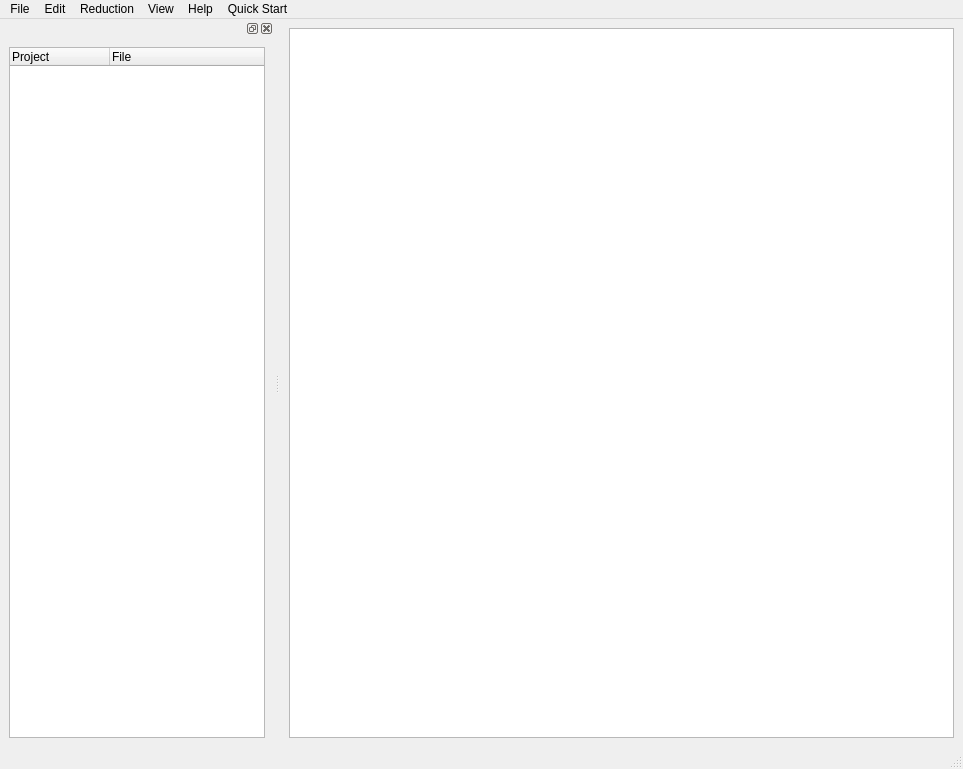
<?xml version="1.0" encoding="UTF-8"?>
<ui version="4.0">
 <class>MainWindow</class>
 <widget class="QMainWindow" name="MainWindow">
  <property name="geometry">
   <rect>
    <x>0</x>
    <y>0</y>
    <width>963</width>
    <height>769</height>
   </rect>
  </property>
  <property name="windowTitle">
   <string>MainWindow</string>
  </property>
  <widget class="QWidget" name="centralwidget">
   <layout class="QGridLayout" name="gridLayout_2">
    <item row="0" column="0">
     <widget class="QTableWidget" name="tableWidget_generalInfo"/>
    </item>
   </layout>
  </widget>
  <widget class="QMenuBar" name="menubar">
   <property name="geometry">
    <rect>
     <x>0</x>
     <y>0</y>
     <width>963</width>
     <height>25</height>
    </rect>
   </property>
   <widget class="QMenu" name="menuVDrive_2_0">
    <property name="title">
     <string>File</string>
    </property>
    <addaction name="actionFile_New"/>
    <addaction name="action_OpenProject"/>
    <addaction name="actionClose"/>
    <addaction name="separator"/>
    <addaction name="action_SaveProject"/>
    <addaction name="actionSave_As"/>
    <addaction name="separator"/>
    <addaction name="actionQuit"/>
    <addaction name="separator"/>
   </widget>
   <widget class="QMenu" name="menuEdit">
    <property name="title">
     <string>Edit</string>
    </property>
   </widget>
   <widget class="QMenu" name="menuReduction">
    <property name="title">
     <string>Reduction</string>
    </property>
    <addaction name="actionReduction_NewSetup"/>
    <addaction name="actionReset"/>
    <addaction name="separator"/>
    <addaction name="actionLoad_Setup"/>
    <addaction name="actionSave_Setup"/>
    <addaction name="separator"/>
    <addaction name="actionAdd_Runs"/>
    <addaction name="actionDelete_Runs"/>
   </widget>
   <widget class="QMenu" name="menuHelp">
    <property name="title">
     <string>Help</string>
    </property>
   </widget>
   <widget class="QMenu" name="menuView">
    <property name="title">
     <string>View</string>
    </property>
    <addaction name="actionLog_Window"/>
    <addaction name="actionView_OpenPlot"/>
   </widget>
   <widget class="QMenu" name="menuQuick_Start">
    <property name="title">
     <string>Quick Start</string>
    </property>
    <addaction name="actionStart_New_Project"/>
   </widget>
   <addaction name="menuVDrive_2_0"/>
   <addaction name="menuEdit"/>
   <addaction name="menuReduction"/>
   <addaction name="menuView"/>
   <addaction name="menuHelp"/>
   <addaction name="menuQuick_Start"/>
  </widget>
  <widget class="QStatusBar" name="statusbar"/>
  <widget class="QDockWidget" name="dock_">
   <attribute name="dockWidgetArea">
    <number>1</number>
   </attribute>
   <widget class="QWidget" name="dockWidgetContents">
    <layout class="QGridLayout" name="gridLayout">
     <item row="0" column="0">
      <layout class="QHBoxLayout" name="horizontalLayout">
       <item>
        <widget class="QTreeWidget" name="treeWidget_Project">
         <column>
          <property name="text">
           <string>Project</string>
          </property>
         </column>
         <column>
          <property name="text">
           <string>File</string>
          </property>
         </column>
        </widget>
       </item>
      </layout>
     </item>
    </layout>
   </widget>
  </widget>
  <action name="action_OpenProject">
   <property name="text">
    <string>Open</string>
   </property>
   <property name="shortcut">
    <string>Ctrl+O</string>
   </property>
  </action>
  <action name="actionClose">
   <property name="text">
    <string>Close</string>
   </property>
   <property name="shortcut">
    <string>Ctrl+W</string>
   </property>
  </action>
  <action name="action_SaveProject">
   <property name="text">
    <string>Save</string>
   </property>
   <property name="shortcut">
    <string>Ctrl+S</string>
   </property>
  </action>
  <action name="actionSave_As">
   <property name="text">
    <string>Save As...</string>
   </property>
   <property name="shortcut">
    <string>Ctrl+Shift+S</string>
   </property>
  </action>
  <action name="actionQuit">
   <property name="text">
    <string>Quit</string>
   </property>
   <property name="shortcut">
    <string>Ctrl+Q</string>
   </property>
  </action>
  <action name="actionNewReduction">
   <property name="text">
    <string>New</string>
   </property>
  </action>
  <action name="actionSave_Setup">
   <property name="text">
    <string>Save Setup</string>
   </property>
  </action>
  <action name="actionFile_New_Reduction">
   <property name="text">
    <string>Reduction Project</string>
   </property>
   <property name="toolTip">
    <string>New a Reduction Project</string>
   </property>
   <property name="shortcut">
    <string>Ctrl+N</string>
   </property>
  </action>
  <action name="actionAnalysis_Project">
   <property name="text">
    <string>Analysis Project</string>
   </property>
  </action>
  <action name="actionReduction_NewSetup">
   <property name="text">
    <string>Open Setup</string>
   </property>
   <property name="shortcut">
    <string>Ctrl+Shift+R</string>
   </property>
  </action>
  <action name="actionDelete">
   <property name="text">
    <string>Delete</string>
   </property>
  </action>
  <action name="actionLoad_Setup">
   <property name="text">
    <string>Load Setup</string>
   </property>
  </action>
  <action name="actionReset">
   <property name="text">
    <string>Reset</string>
   </property>
  </action>
  <action name="actionLog_Window">
   <property name="checkable">
    <bool>true</bool>
   </property>
   <property name="text">
    <string>Log Window</string>
   </property>
   <property name="shortcut">
    <string>Ctrl+L</string>
   </property>
  </action>
  <action name="actionFile_New">
   <property name="text">
    <string>New</string>
   </property>
   <property name="shortcut">
    <string>Ctrl+N</string>
   </property>
  </action>
  <action name="actionAdd_Runs">
   <property name="text">
    <string>Add Runs</string>
   </property>
  </action>
  <action name="actionDelete_Runs">
   <property name="text">
    <string>Delete Runs</string>
   </property>
  </action>
  <action name="actionView_OpenPlot">
   <property name="text">
    <string>Plot</string>
   </property>
   <property name="shortcut">
    <string>Ctrl+P</string>
   </property>
  </action>
  <action name="actionStart_New_Project">
   <property name="text">
    <string>Start New Project</string>
   </property>
  </action>
 </widget>
 <resources/>
 <connections/>
</ui>
